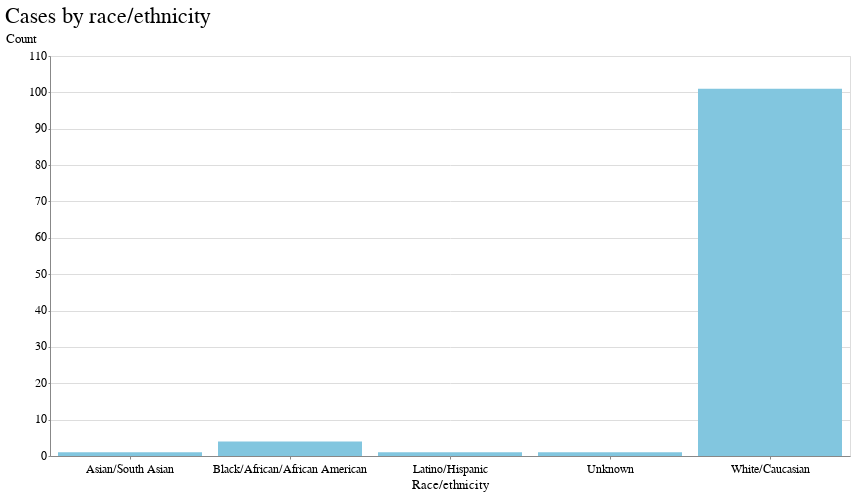

Write notebook code for a chart like this one.
### Code cell
alt.Chart(cases_race).mark_bar().encode(
    x=alt.X("racial_ethnic_group:N", title="Race/ethnicity"),
    y=alt.Y("count:Q", title="Count"),
).properties(width=800, height=400, title="Cases by race/ethnicity")

### Figure 1 — Vega-Lite specification as saved in the notebook (floating-point values rounded to 4 significant figures)
{"config": {"view": {"width": 800, "height": 450}, "background": "#ffffff", "title": {"anchor": "start", "font": "Benton Gothic Bold, sans", "fontColor": "#000000", "fontSize": 22, "fontWeight": "normal"}, "arc": {"fill": "#82c6df"}, "area": {"fill": "#82c6df"}, "line": {"stroke": "#82c6df", "strokeWidth": 3}, "path": {"stroke": "#82c6df"}, "rect": {"fill": "#82c6df"}, "shape": {"stroke": "#82c6df"}, "bar": {"fill": "#82c6df"}, "point": {"stroke": "#82c6df"}, "symbol": {"fill": "#82c6df", "size": 30}, "axis": {"titleFont": "Benton Gothic Bold, sans", "titleFontSize": 13, "titleFontWeight": "normal", "labelFont": "Benton Gothic, sans", "labelFontSize": 11.5, "labelFontWeight": "normal"}, "axisX": {"labelAngle": 0, "labelPadding": 4, "tickSize": 3}, "axisY": {"labelBaseline": "middle", "maxExtent": 45, "minExtent": 45, "tickSize": 2, "titleAlign": "left", "titleAngle": 0, "titleX": -45, "titleY": -11}, "legend": {"titleFont": "Benton Gothic Bold, sans", "titleFontSize": 13, "titleFontWeight": "normal", "symbolType": "square", "labelFont": "Benton Gothic, sans", "labelFontSize": 11.5}, "range": {"category": ["#3580b1", "#ec8431", "#ab7fb4", "#c89d29", "#adc839", "#829eb1"], "diverging": ["#e68a4f", "#f4bb6a", "#f9e39c", "#dadfe2", "#a6b7c6", "#849eae"], "heatmap": ["#fbf2c7", "#f9e39c", "#f8d36e", "#f4bb6a", "#e68a4f", "#d15a40", "#ab4232"], "ordinal": ["#fbf2c7", "#f9e39c", "#f8d36e", "#f4bb6a", "#e68a4f", "#d15a40", "#ab4232"], "ramp": ["#fbf2c7", "#f9e39c", "#f8d36e", "#f4bb6a", "#e68a4f", "#d15a40", "#ab4232"]}}, "data": {"name": "data-ecd4dcc9ac2ba0c48b06ba08b63fd02f"}, "mark": "bar", "encoding": {"x": {"type": "nominal", "field": "racial_ethnic_group", "title": "Race/ethnicity"}, "y": {"type": "quantitative", "field": "count", "title": "Count"}}, "height": 400, "title": "Cases by race/ethnicity", "width": 800, "$schema": "https://vega.github.io/schema/vega-lite/v4.8.1.json", "datasets": {"data-ecd4dcc9ac2ba0c48b06ba08b63fd02f": [{"racial_ethnic_group": "Asian/South Asian", "count": 1}, {"racial_ethnic_group": "Black/African/African American", "count": 4}, {"racial_ethnic_group": "Latino/Hispanic", "count": 1}, {"racial_ethnic_group": "Unknown", "count": 1}, {"racial_ethnic_group": "White/Caucasian", "count": 101}]}}
